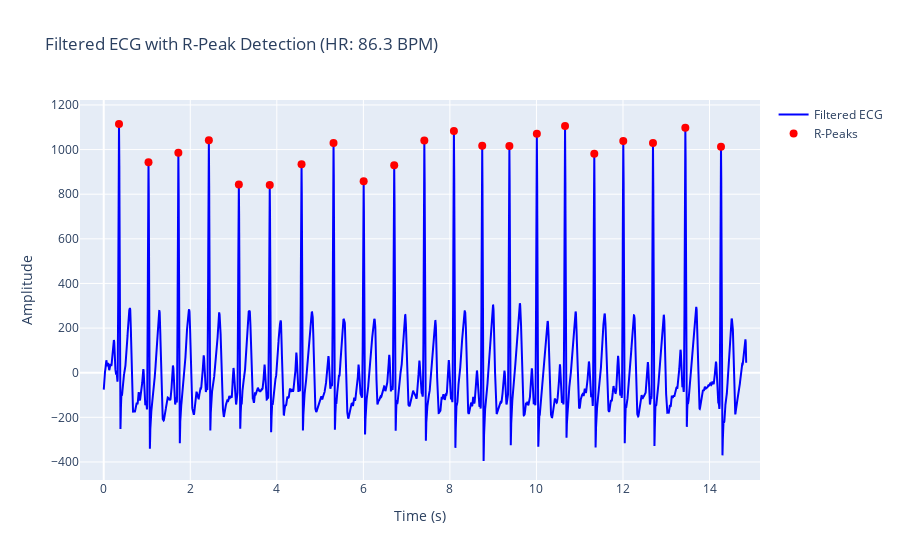

Notebook code cell kept with this figure:
### Markdown cell above
### Heart Rate Analysis
Finding Heartbeats
- We detect R-peaks (the tallest spikes in ECG) to calculate heart rate.

#### What You'll See
- A graph with red dots marking each heartbeat
- Your calculated heart rate in BPM (beats per minute)

### Code cell
# ECG Analysis Pipeline using NeuroKit2
ecg_signal = ecg_filtered

# Step 1: Clean ECG signal using NeuroKit's preprocessing
try:
    ecg_signal = nk.ecg_clean(ecg_signal, sampling_rate=sampling_rate, method="neurokit")
except Exception as e:
    print(f"ECG cleaning failed: {e}")

# Step 2: R-peak detection for heart rate calculation
try:
    peaks = nk.ecg_findpeaks(ecg_signal, sampling_rate=sampling_rate, method="neurokit")
    r_peak_indices = peaks['ECG_R_Peaks']
    print(f"R-peaks detected using neurokit: {len(r_peak_indices)} peaks")

    # Step 3: Heart rate calculation
    if len(r_peak_indices) > 1:
        r_peak_times = time_axis[r_peak_indices]
        rr_intervals = np.diff(r_peak_times)
        heart_rate = 60 / np.mean(rr_intervals)

        print("\nHeart Rate Analysis:")
        print(f"Average Heart Rate: {heart_rate:.2f} BPM")
    else:
        heart_rate = 0
        print("Insufficient R-peaks detected for heart rate calculation")
    
    # Step 4: Visualize results with Plotly
    fig_rpeaks = go.Figure()
    fig_rpeaks.add_trace(go.Scatter(x=time_axis,y=ecg_signal,mode='lines',name='Filtered ECG',line=dict(color='blue')))
    fig_rpeaks.add_trace(go.Scatter(x=time_axis[r_peak_indices],y=ecg_signal[r_peak_indices],mode='markers',name='R-Peaks',marker=dict(color='red', size=8)))
    fig_rpeaks.update_layout(title=f'Filtered ECG with R-Peak Detection (HR: {heart_rate:.1f} BPM)', xaxis_title='Time (s)', yaxis_title='Amplitude')
    fig_rpeaks.show()
    
except Exception as e:
    print(f"R-peak detection failed: {e}")
    r_peak_indices = []

### Figure 1 — Plotly figure (JSON) as saved in the notebook; plotly's stock layout.template omitted (floating-point values rounded to 4 significant figures; data arrays with more than 128 entries replaced by an {"elided": "..."} marker saying what was removed)
{"data": [{"line": {"color": "blue"}, "mode": "lines", "name": "Filtered ECG", "type": "scatter", "x": {"elided": "7400 float values"}, "y": {"elided": "7400 float values"}}, {"marker": {"color": "red", "size": 8}, "mode": "markers", "name": "R-Peaks", "type": "scatter", "x": [0.3531, 1.035, 1.725, 2.43, 3.123, 3.837, 4.572, 5.311, 6.007, 6.713, 7.409, 8.093, 8.747, 9.375, 10.01, 10.66, 11.34, 12.01, 12.69, 13.44, 14.26], "y": [1115.0, 943.5, 985.4, 1042.0, 843.3, 840.8, 934.3, 1030.0, 857.7, 929.6, 1040.0, 1083.0, 1017.0, 1016.0, 1071.0, 1105.0, 981.3, 1038.0, 1029.0, 1097.0, 1012.0]}], "layout": {"title": {"text": "Filtered ECG with R-Peak Detection (HR: 86.3 BPM)"}, "xaxis": {"title": {"text": "Time (s)"}}, "yaxis": {"title": {"text": "Amplitude"}}}}
